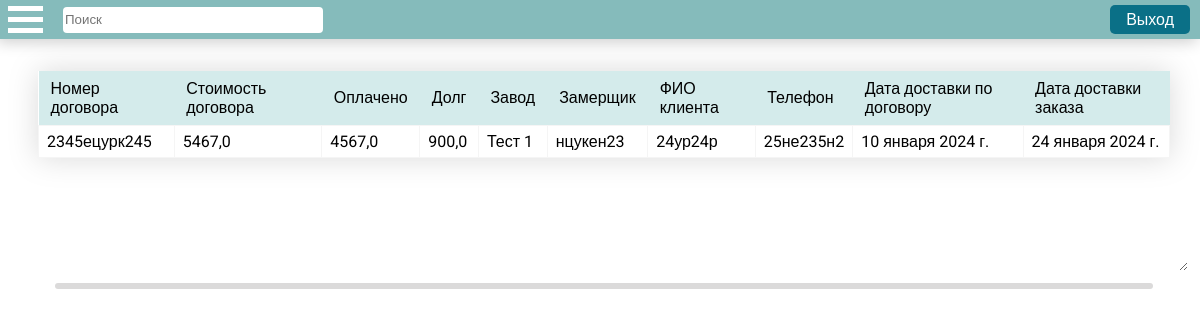
/forms/final_table (signed in), run on an earlier commit of the app's database.
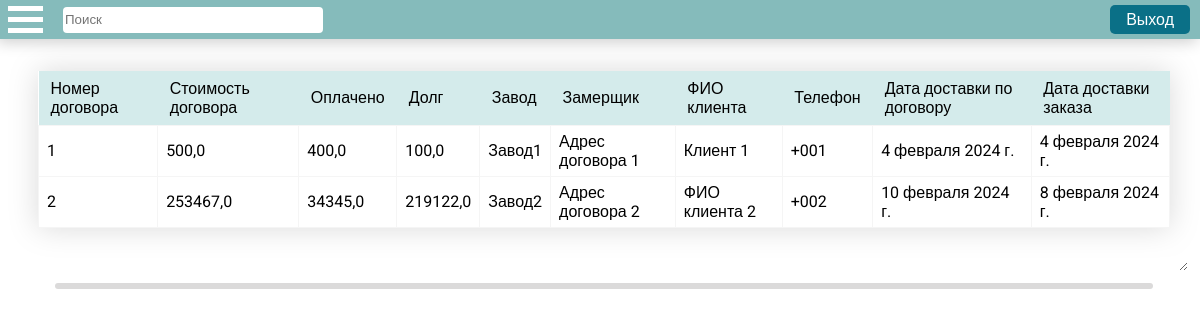
And on a later commit of the database.
### apps/main_forms/models.py (models this page shows, shortened)
class Contracts(models.Model):
    customer = models.ForeignKey(Customers, on_delete=models.CASCADE)
    contract_number = models.CharField(max_length=255, verbose_name='Номер договора')       # Номер договора.
    address = models.CharField(max_length=255, verbose_name='Адрес')                        # Адрес
    price = models.FloatField(verbose_name='Цена')                                          # Цена.
    prepayment = models.FloatField(verbose_name='Предоплата')                               # Предоплата.
    debt = models.FloatField(verbose_name='Долг')                                           # Долг.
    delivery_date_by_contract = models.DateField(verbose_name='Дата доставки по договору')  # Дата доставки по договору.
    objects = models.Manager()

class Orders(models.Model):
    contract = models.OneToOneField(Contracts, on_delete=models.CASCADE, related_name='order')
    factory = models.CharField(max_length=255, verbose_name='Завод')                        # Завод.
    order_number = models.CharField(max_length=255, verbose_name='Номер заказа')            # Номер заказа.
    price = models.FloatField(verbose_name='Стоимость')                                     # Стоимость.
    payment = models.FloatField(verbose_name='Оплата')                                      # Оплата.
    delivery_date = models.DateField(verbose_name='Дата доставки от завода')                # Дата доставки от завода.
    square_meters = models.CharField(max_length=255, verbose_name='Квадратные мерты')       # м2.
    slopes = models.CharField(max_length=255, verbose_name='Откосы')                        # Откосы.
    objects = models.Manager()

class Customers(models.Model):
    id = models.AutoField(primary_key=True, unique=True)
    address = models.CharField(max_length=255, verbose_name='Адрес')                        # Адрес
    customer_name = models.CharField(max_length=255, verbose_name='ФИО клиента')            # ФИО клиента
    phone = models.CharField(max_length=12, verbose_name='Телефон')                         # Телефон
    objects = models.Manager()

### apps/main_forms/views.py (the view)
# urls.py: path("forms/final_table", views.final_table, name="final_table"),
@login_required(login_url='/users/login/')
def final_table(request):
    contracts = Contracts.objects.all()
    table_data: list = []
    for c in contracts:
        order = Orders.objects.filter(contract=c.id).first()
        ini = Installations.objects.filter(contract=c.id).first()
        data: dict = {
            "contract_number": c.contract_number,                       # Номер договора
            "price": c.price,                                           # Стоимость договора
            "prepayment": c.prepayment,                                 # Оплачено
            "debt": c.debt,                                             # Долг
            "factory":  order.factory if order else None,               # Завод
            "address": c.address,                                       # адрес объекта
            "customer_name": c.customer.customer_name,                  # Фио клиента
            "phone": c.customer.phone,                                  # Телефон
            "delivery_date_by_contract": c.delivery_date_by_contract,   # Дата
            "delivery_date": order.delivery_date if order else None,    # Доставка завода
            "ini_date": ini.installation_date if ini else None,         # Дата монтажа
            "total_amount": ini.total_amount if ini else None           # Стоимость монтажа
        }
        table_data.append(data)
    print(table_data)
    context: dict = {
        'table_data': table_data,
        'this_page': 'final_table'
    }
    return render(request, 'main_forms/final_table.html', context=context)

### apps/main_forms/templates/main_forms/final_table.html
{% extends "main_forms/base.html" %}
{% block form_block %}
<div class="table-container">
  <table>
    <thead>
      <tr>
        <th>Номер договора</th>
        <th>Стоимость договора</th>
        <th>Оплачено</th>
        <th>Долг</th>
        <th>Завод</th>
        <th>Замерщик</th>
        <th>ФИО клиента</th>
        <th>Телефон</th>
        <th>Дата доставки по договору</th>
        <th>Дата доставки заказа</th>
      </tr>
    </thead>
    <tbody>
    {% for data in table_data %}
        <tr>
          <td>{{ data.contract_number }}</td>
          <td>{{ data.price }}</td>
          <td>{{ data.prepayment }}</td>
          <td>{{ data.debt }}</td>
          <td>{{ data.factory }}</td>
          <td>{{ data.address }}</td>
          <td>{{ data.customer_name }}</td>
          <td>{{ data.phone }}</td>
          <td>{{ data.delivery_date_by_contract }}</td>
          <td>{{ data.delivery_date }}</td>
        </tr>
    {% endfor %}
    </tbody>
  </table>
</div>
<div class="resize-handle"></div>
{% endblock %}

What changed in the data, as far as the page shows it:
removed Contracts: contract_number "2345ецурк245", price "5467,0", prepayment "4567,0", debt "900,0", address "нцукен23", delivery_date_by_contract "10 января 2024 г."
removed Orders: factory "Тест 1", delivery_date "24 января 2024 г."
removed Customers: customer_name "24ур24р", phone "25не235н2"
added Contracts: price "500,0", prepayment "400,0", debt "100,0", address "Адрес договора 1", delivery_date_by_contract "4 февраля 2024 г."
added Orders: factory "Завод1", delivery_date "4 февраля 2024 г."
added Customers: customer_name "Клиент 1", phone "+001"
added Contracts: price "253467,0", prepayment "34345,0", debt "219122,0", address "Адрес договора 2", delivery_date_by_contract "10 февраля 2024 г."
added Orders: factory "Завод2", delivery_date "8 февраля 2024 г."
added Customers: customer_name "ФИО клиента 2", phone "+002"
Also different on the page:
new list line: "1"
new list line: "2"
